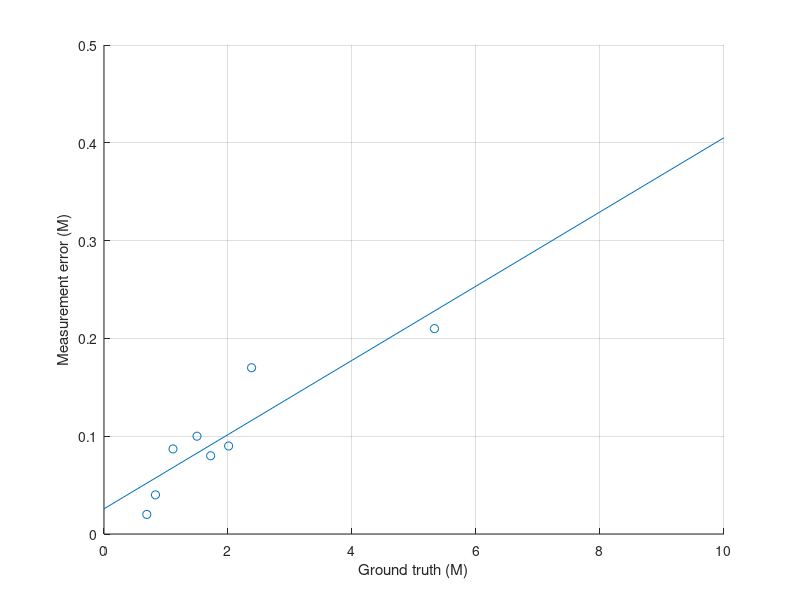

Source code (MATLAB):
%% ZED evaluation
% Plots the measured error vs ground truth measurement.
% Ground truth -> Ruler measurement from camera lens to object center.
% Measurement -> Central pixel location of object.

clearvars
close all
clc

GT = [5.33, 2.38, 2.01, 1.72, 1.5, 1.113, 0.83, 0.69];
Meas = [5.54, 2.55, 2.1 1.8, 1.6, 1.2, 0.87, 0.71];
Err = abs(GT - Meas);

P = polyfit(GT, Err, 1);

x = 0:10;

figure;
scatter(GT, Err); hold on;
plot(x, polyval(P, x))
xlabel('Ground truth (M)')
ylabel('Measurement error (M)')
grid on